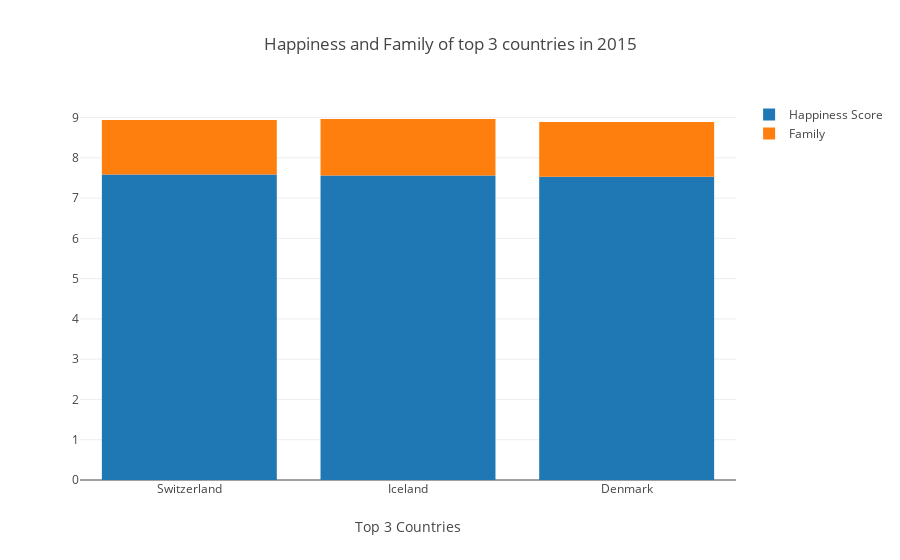

Notebook cell for this chart:
### Code cell
import plotly.graph_objs as go

x = whr2015[:3].Country

trace1 = {
  'x': x,
  'y': whr2015[:3]["Happiness Score"],
  'name': 'Happiness Score',
  'type': 'bar'
};
trace2 = {
  'x': x,
  'y': whr2015[:3]["Family"],
  'name': 'Family',
  'type': 'bar'
};
data = [trace1, trace2];
layout = {
  'xaxis': {'title': 'Top 3 Countries'},
  'barmode': 'relative',
  'title': 'Happiness and Family of top 3 countries in 2015'
};
fig = go.Figure(data = data, layout = layout)
iplot(fig)

### Figure 1 — Plotly figure (JSON) as saved in the notebook; plotly's stock layout.template omitted (floating-point values rounded to 4 significant figures)
{"data": [{"name": "Happiness Score", "x": ["Switzerland", "Iceland", "Denmark"], "y": [7.587, 7.561, 7.527], "type": "bar", "uid": "4f32e7d7-226c-45f3-9849-2844c4ac312b"}, {"name": "Family", "x": ["Switzerland", "Iceland", "Denmark"], "y": [1.35, 1.402, 1.361], "type": "bar", "uid": "ebe0e1e3-399f-4018-99b8-d320f7a953ea"}], "layout": {"barmode": "relative", "title": {"text": "Happiness and Family of top 3 countries in 2015"}, "xaxis": {"title": {"text": "Top 3 Countries"}}}}
